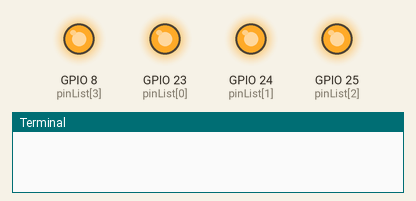
This program was run on a simulated Raspberry Pi (BCM pin numbers). Parts: output pins drawn as LEDs (lit = HIGH), the last lines printed to the terminal. At 10.0 s the program stops and its outputs stay as they are.

Above: at 0.1 s.
At 2.1 s:
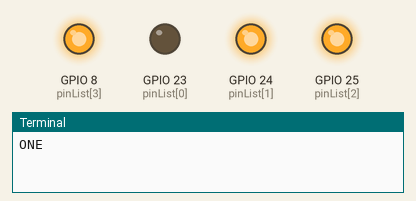
At 4.1 s:
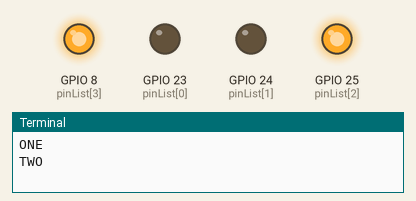
At 6.1 s:
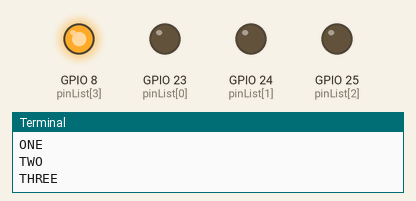
At 8.1 s:
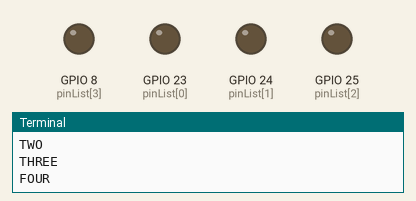
Timing chart, 0 to 9.6 s (numbered marks = the images above):
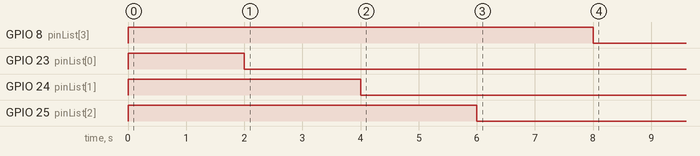

The program:

lights1.py
```python
#!/usr/bin/python
import RPi.GPIO as GPIO
import time

GPIO.setmode(GPIO.BCM)

# init list with pin numbers
pinList = [23, 24, 25, 8]

# loop through pins and set mode and state to 'low'
for i in pinList:
    GPIO.setup(i, GPIO.OUT)
    GPIO.output(i, GPIO.HIGH)

# time to sleep between operations in the main loop
SleepTimeL = 2

# main loop
try:
    time.sleep(SleepTimeL);
    GPIO.output(23, GPIO.LOW)
    print("ONE")

    time.sleep(SleepTimeL);
    GPIO.output(24, GPIO.LOW)
    print("TWO")

    time.sleep(SleepTimeL);
    GPIO.output(25, GPIO.LOW)
    print("THREE")

    time.sleep(SleepTimeL);
    GPIO.output(8, GPIO.LOW)
    print("FOUR")

    time.sleep(SleepTimeL);
    GPIO.cleanup()

    print("Good bye!")

# End program cleanly with keyboard
except KeyboardInterrupt:
    print("Quit")

    # Reset GPIO settings
    GPIO.cleanup()
```

Measured:
- by itself, GPIO 8 (pinList[3]): LOW → HIGH at 0.00 s, → LOW 8.0 s later
- by itself, GPIO 23 (pinList[0]): LOW → HIGH at 0.00 s, → LOW 2.0 s later
- by itself, GPIO 24 (pinList[1]): LOW → HIGH at 0.00 s, → LOW 4.0 s later
- by itself, GPIO 25 (pinList[2]): LOW → HIGH at 0.00 s, → LOW 6.0 s later
